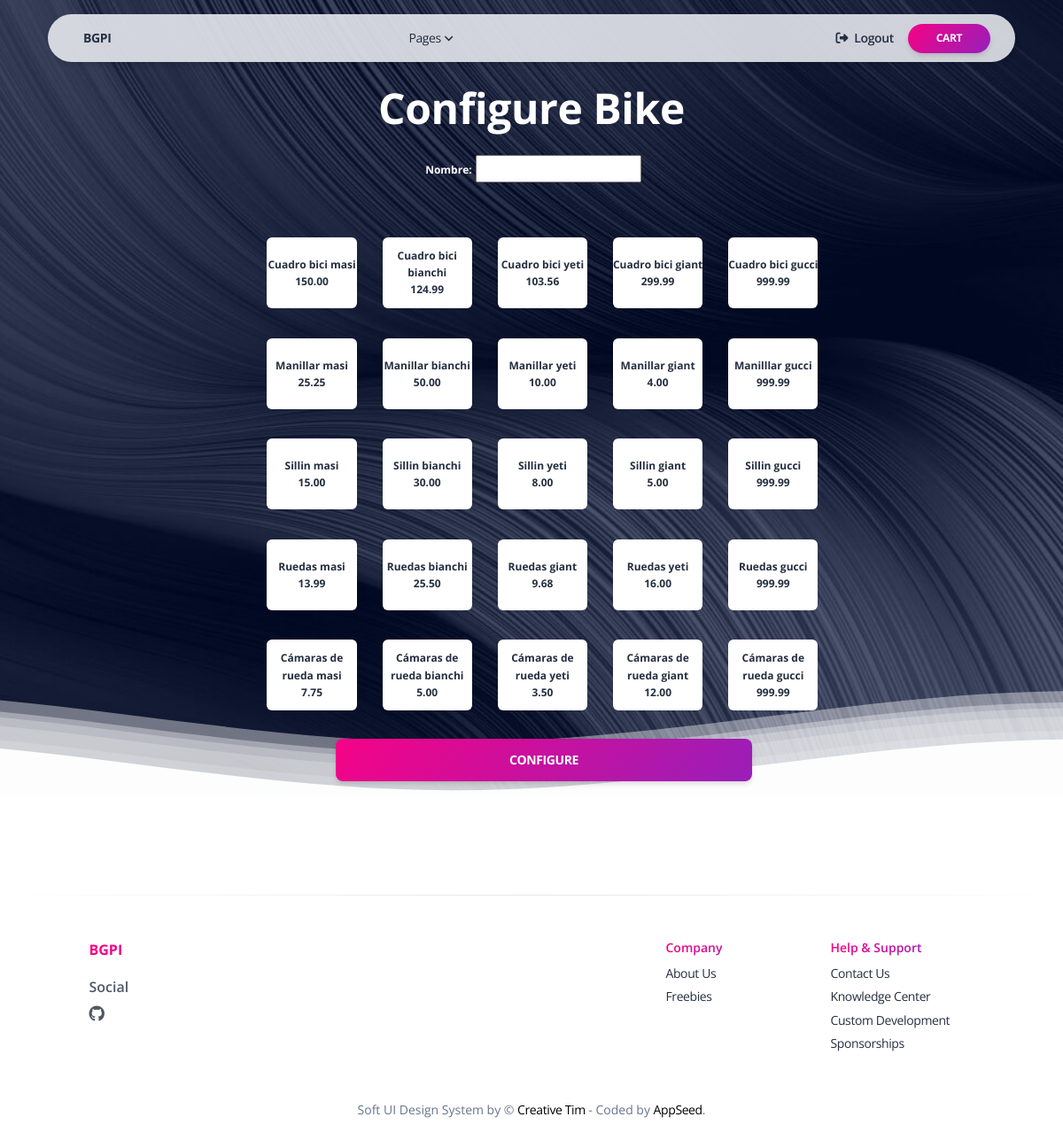
Page /configureBike/ (signed in) on the committed database.
### gestionPedidos/models.py (models this page shows, shortened)
class Component(models.Model):
    name=models.CharField(max_length=30)
    description=models.CharField(max_length=200)
    precio=models.DecimalField(max_digits=7, decimal_places=2)
    image = models.CharField(max_length=200, null=True)
    ND='No definido'
    SL='SL'
    RD='RD'
    MN='MN'
    CR='CR'
    CB='CB'
    TYPE= (
        (ND,'No definido'),
        (SL,'SL'),
        (RD,'RD'),
        (MN,'MN'),
        (CR,'CR'),
        (CB,'CB'),
        )
    type_component = models.CharField(
            max_length=255,
            choices=TYPE,
            default=ND)

### gestionPedidos/views.py (the view, shortened to what this page needs)
# urls.py: path('configureBike/', configureBike, name='ConfigureBike'),
@login_required
def configureBike(request):
    msg = None
    cuadros = Component.objects.filter(type_component="CB")
    manillares = Component.objects.filter(type_component="MN")
    sillines = Component.objects.filter(type_component="SL")
    ruedas = Component.objects.filter(type_component="RD")
    camaras = Component.objects.filter(type_component="CR")
    diccionario = {
        "msg": msg,
        "cuadros": cuadros,
        "manillares": manillares,
        "sillines": sillines,
        "ruedas": ruedas,
        "camaras": camaras
    }
    return render(request, "pages/configureBike.html", diccionario)

### apps/context_processors.py (called while the page is built)
def cfg_assets_root(request):
    return { 'ASSETS_ROOT' : settings.ASSETS_ROOT }

### gestionPedidos/templates/pages/configureBike.html (shortened to what this page needs)
{% extends 'layouts/pedidosBase.html' %}
{% block body_class %} index-page {% endblock body_class %}
{% block contentTitle %} Configure Bike {% endblock contentTitle %}
{% load static %}
{% block stylesheets %}
<link type="text/css" rel="stylesheet" href="{% static 'pages/styles.css' %}" />
{% endblock stylesheets %}
{% block content %}
<form method="post" action="" role="form">
  <div id="list">
    <div class="d-flex flex-column text-center">
      <div class="p-2">
        <label for="nombre" id="nameLabel">Nombre:</label>
        <input type="text" id="nombre" name="nombre" required>
      </div>
    </div><br>
    <div class="row d-flex justify-content-around text-center">
      {% for cuadro in cuadros %}
        <div class="col-md-2">
          <label for="{{ cuadro.id }}"><div class="labelText">{{ cuadro.name }} <br> {{ cuadro.precio }}</div></label><br>
        </div>
      {% endfor %}
    </div>
    <div class="row d-flex justify-content-around text-center">
      {% for manillar in manillares %}
        <div class="col-md-2">
          <label for="{{ manillar.id }}"><div class="labelText">{{ manillar.name }} <br> {{ manillar.precio }}</div></label><br>
        </div>
      {% endfor %}
    </div>
    <div class="row d-flex justify-content-around text-center">
      {% for sillin in sillines %}
        <div class="col-md-2">
          <label for="{{ sillin.id }}"><div class="labelText">{{ sillin.name }} <br> {{ sillin.precio }}</div></label><br>
        </div>
      {% endfor %}
    </div>
    <div class="row d-flex justify-content-around text-center">
      {% for rueda in ruedas %}
        <div class="col-md-2">
          <label for="{{ rueda.id }}"><div class="labelText">{{ rueda.name }} <br> {{ rueda.precio }}</div></label><br>
        </div>
      {% endfor %}
    </div>
    <div class="row d-flex justify-content-around text-center">
      {% for camara in camaras %}
        <div class="col-md-2">
          <label for="{{ camara.id }}"><div class="labelText">{{ camara.name }} <br> {{ camara.precio }}</div></label><br>
        </div>
      {% endfor %}
    </div>
    <div class="row d-flex justify-content-around text-center">
      <div class="col-md">
        <button type="submit" name="configure" class="btn btn-lg bg-gradient-primary btn-lg w-75 mt-4 mb-0" style="margin-left: 28px;">Configure</button>
      </div>
    </div>
  </div>
</form>
{% endblock content %}

### gestionPedidos/static/pages/styles.css (style rules this page uses)
#nameLabel { color: white; }
input[type="radio"] + label { height: 80px; width: 120%; background-color: white; border-radius: 0.5em; }
.labelText { position: relative; top: 50%; transform: translateY(-50%); }

### rows in the picture
Component: name "Cuadro bici masi", precio "150.00"
Component: name "Cuadro bici bianchi", precio "124.99"
Component: name "Cuadro bici yeti", precio "103.56"
Component: name "Cuadro bici giant", precio "299.99"
Component: name "Cuadro bici gucci", precio "999.99"
Component: name "Manillar masi", precio "25.25"
Component: name "Manillar bianchi", precio "50.00"
Component: name "Manillar yeti", precio "10.00"
Component: name "Manillar giant", precio "4.00"
Component: name "Manilllar gucci", precio "999.99"
Component: name "Sillin masi", precio "15.00"
Component: name "Sillin bianchi", precio "30.00"
Component: name "Sillin yeti", precio "8.00"
Component: name "Sillin giant", precio "5.00"
Component: name "Sillin gucci", precio "999.99"
Component: name "Ruedas masi", precio "13.99"
Component: name "Ruedas bianchi", precio "25.50"
Component: name "Ruedas giant", precio "9.68"
Component: name "Ruedas yeti", precio "16.00"
Component: name "Ruedas gucci", precio "999.99"
Component: name "Cámaras de rueda masi", precio "7.75"
Component: name "Cámaras de rueda bianchi", precio "5.00"
Component: name "Cámaras de rueda yeti", precio "3.50"
Component: name "Cámaras de rueda giant", precio "12.00"
Component: name "Cámaras de rueda gucci", precio "999.99"
